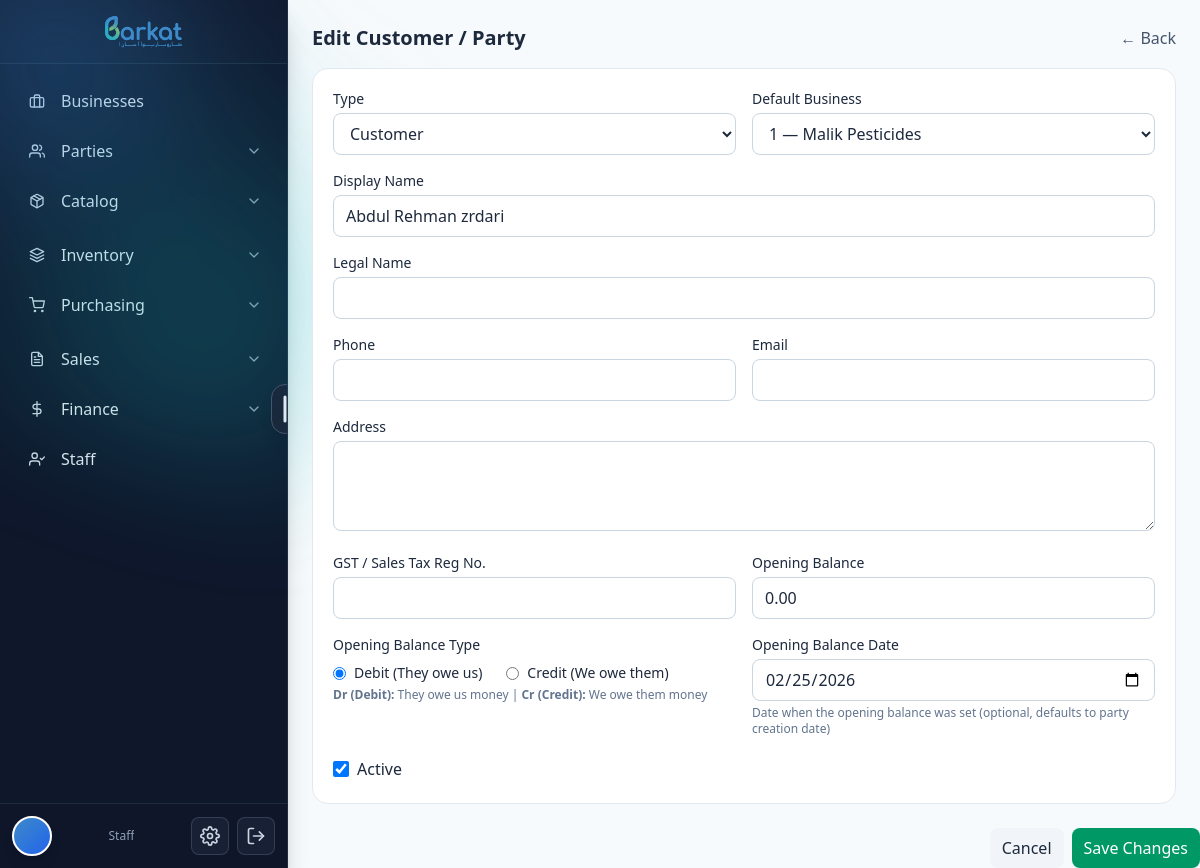
The page /party/39/edit/ on the database its author committed.
### barkat_wholesale/barkat/models.py (models this page shows, shortened)
class TimeStampedBy(models.Model):
    created_at = models.DateTimeField(default=timezone.now, db_index=True, editable=True)
    updated_at = models.DateTimeField(auto_now=True, db_index=True)
    created_by = models.ForeignKey(
        settings.AUTH_USER_MODEL, null=True, blank=True,
        on_delete=models.SET_NULL, related_name="%(class)s_created"
    )
    updated_by = models.ForeignKey(
        settings.AUTH_USER_MODEL, null=True, blank=True,
        on_delete=models.SET_NULL, related_name="%(class)s_updated"
    )
    is_active = models.BooleanField(default=True, db_index=True)
    is_deleted = models.BooleanField(default=False, db_index=True)
    class Meta:
        abstract = True

class Party(TimeStampedBy):
    CUSTOMER = "CUSTOMER"
    VENDOR = "VENDOR"
    BOTH = "BOTH"
    PARTY_TYPES = [(CUSTOMER, "Customer"), (VENDOR, "Vendor"), (BOTH, "Both")]
    type = models.CharField(max_length=20, choices=PARTY_TYPES, db_index=True)
    display_name = models.CharField(max_length=255, db_index=True)
    legal_name = models.CharField(max_length=255, blank=True, default="")
    phone = models.CharField(max_length=50, blank=True, default="")
    email = models.EmailField(blank=True, default="")
    address = models.TextField(blank=True, default="")
    gst_number = models.CharField(max_length=50, blank=True, default="")
    opening_balance = models.DecimalField(**DECIMAL_12_2, default=0)
    opening_balance_side = models.CharField(
        max_length=2,
        choices=[('Dr', 'Debit (They owe us)'), ('Cr', 'Credit (We owe them)')],
        default='Dr',
        help_text='Specify whether the opening balance is Debit or Credit'
    )
    opening_balance_date = models.DateField(
        null=True,
        blank=True,
        help_text='Date when the opening balance was set (defaults to party creation date)'
    )
    cached_balance = models.DecimalField(**DECIMAL_12_2, default=0, editable=False)
    cached_balance_updated_at = models.DateTimeField(null=True, blank=True, editable=False)
    default_business = models.ForeignKey(Business, null=True, blank=True, on_delete=models.SET_NULL)
    class Meta:
        indexes = [models.Index(fields=["type", "display_name"])]

### barkat_wholesale/barkat/views.py (the view, shortened to what this page needs)
# urls.py: path("party/<int:pk>/edit/", views.PartyUpdateView.as_view(), name="party_update"),
class PartyUpdateView(UpdateView):
    model = Party
    form_class = PartyForm
    template_name = "barkat/parties/party_form.html"
    success_url = reverse_lazy("customers_list")

### barkat_wholesale/barkat/models.py (called while the page is built)
    def __str__(self):
        return f"{self.code} — {self.name}"

### barkat_wholesale/barkat/templates/barkat/parties/party_form.html (shortened to what this page needs)
{% extends "base.html" %} {% block content %}
<div class="p-4 md:p-6 max-w-5xl mx-auto">
  <div class="flex items-center justify-between mb-4">
    <h1 class="text-xl font-semibold">
      {% if object and object.pk %}Edit Customer / Party{% else %}New Customer /
      Party{% endif %}
    </h1>
    <a href="{% url 'customers_list' %}" class="text-slate-600 hover:underline"
      >← Back</a
    >
  </div>
  <form
    method="post"
    class="rounded-2xl border border-slate-200 bg-white p-5 space-y-5"
  >
    <div class="grid md:grid-cols-2 gap-4">
      <div>
        <label class="block text-sm mb-1">Type</label>
        {{ form.type }}
      </div>
      <div>
        <label class="block text-sm mb-1">Default Business</label>
        {{ form.default_business }}
      </div>
      <div class="md:col-span-2">
        <label class="block text-sm mb-1">Display Name</label>
        {{ form.display_name }}
      </div>
      <div class="md:col-span-2">
        <label class="block text-sm mb-1">Legal Name</label>
        {{ form.legal_name }}
      </div>
      <div>
        <label class="block text-sm mb-1">Phone</label>
        {{ form.phone }}
      </div>
      <div>
        <label class="block text-sm mb-1">Email</label>
        {{ form.email }}
      </div>
      <div class="md:col-span-2">
        <label class="block text-sm mb-1">Address</label>
        {{ form.address }}
      </div>
      <div>
        <label class="block text-sm mb-1">GST / Sales Tax Reg No.</label>
        {{ form.gst_number }}
      </div>
      <div>
        <label class="block text-sm mb-1">Opening Balance</label>
        {{ form.opening_balance }}
      </div>
      <div>
        <label class="block text-sm mb-1">Opening Balance Type</label>
        <div class="flex gap-6 mt-2">
          {% for choice in form.opening_balance_side %}
            <label class="inline-flex items-center gap-2 cursor-pointer">
              {{ choice.tag }}
              <span class="text-sm">{{ choice.choice_label }}</span>
            </label>
          {% endfor %}
        </div>
        <div class="text-xs text-slate-500 mt-1">
          <strong>Dr (Debit):</strong> They owe us money |
          <strong>Cr (Credit):</strong> We owe them money
        </div>
      </div>
      <div>
        <label class="block text-sm mb-1">Opening Balance Date</label>
        {{ form.opening_balance_date }}
        <div class="text-xs text-slate-500 mt-1">
          Date when the opening balance was set (optional, defaults to party creation date)
        </div>
      </div>
    </div>
    <div class="md:col-span-2">
      <label class="inline-flex items-center gap-2">
        {{ form.is_active }} <span>Active</span>
      </label>
    </div>
    </div>
    <div class="flex items-center justify-end gap-2">
      <a
        href="{% url 'customers_list' %}"
        class="rounded-lg px-3 py-2 bg-slate-100 hover:bg-slate-200"
        >Cancel</a
      >
      <button
        class="rounded-lg px-3 py-2 bg-emerald-600 text-white hover:bg-emerald-500"
      >
        {% if object and object.pk %}Save Changes{% else %}Create{% endif %}
      </button>
    </div>
</div>
{% endblock %}

### barkat_wholesale/barkat/static/css/styles.css (style rules this page uses)
:root { --primary-color: #418AC9; --secondary-color: #2BB5BC; --tertiary-color: #97CA51; --accent: var(--primary-color); --accent2: var(--secondary-color); --accent3: var(--tertiary-color); }
body { position: relative; overflow: hidden; }
html, body { height: 100%; margin: 0; padding: 0; }
body::before { content: ""; position: absolute; inset: 0; pointer-events: none; background: radial-gradient(60% 40% at 10% 20%, rgba(255, 255, 255, 0.55), transparent 20%), radial-gradient(50% 30% at 90% 80%, rgba(255, 255, 255, 0.3), transparent 25%); mix-blend-mode: overlay; z-index: 0; }
body::after { content: ""; position: absolute; width: 540px; height: 540px; left: -12%; top: -10%; transform: rotate(15deg); background: radial-gradient(circle at 30% 30%, color-mix(in srgb, var(--primary-color) 60%, transparent), transparent 40%), radial-gradient(circle at 70% 70%, color-mix(in srgb, var(--secondary-color) 45%, transparent), transparent 55%); filter: blur(60px) saturate(120%); opacity: 0.65; pointer-events: none; z-index: 0; }

### barkat_wholesale/barkat/templates/base.html (style rules this page uses)
html, body { overflow-x: hidden !important; max-width: 100vw; }
* { max-width: 100%; }

### rows shown on the page
Party: type "Customer", default_business "1 — Malik Pesticides", display_name "Abdul Rehman zrdari", opening_balance "0.00", opening_balance_date "02/25/2026", is_active "☑"

### other values the page prints
{{ request.user.groups.all.0.name|default:"Staff" }} "Staff"
{{ choice.choice_label }} "Debit (They owe us)" "Credit (We owe them)"
